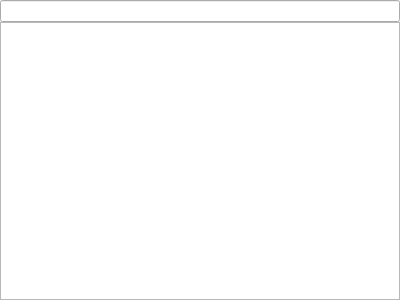
<?xml version="1.0" encoding="UTF-8"?>
<ui version="4.0">
 <class>LocatorDialog</class>
 <widget class="QDialog" name="LocatorDialog">
  <property name="geometry">
   <rect>
    <x>0</x>
    <y>0</y>
    <width>400</width>
    <height>300</height>
   </rect>
  </property>
  <property name="windowTitle">
   <string>Locator</string>
  </property>
  <layout class="QVBoxLayout" name="verticalLayout">
   <property name="spacing">
    <number>0</number>
   </property>
   <property name="leftMargin">
    <number>0</number>
   </property>
   <property name="topMargin">
    <number>0</number>
   </property>
   <property name="rightMargin">
    <number>0</number>
   </property>
   <property name="bottomMargin">
    <number>0</number>
   </property>
   <item>
    <widget class="QLineEdit" name="lineEdit"/>
   </item>
   <item>
    <widget class="QListView" name="listView">
     <property name="alternatingRowColors">
      <bool>true</bool>
     </property>
    </widget>
   </item>
  </layout>
 </widget>
 <resources/>
 <connections/>
</ui>
